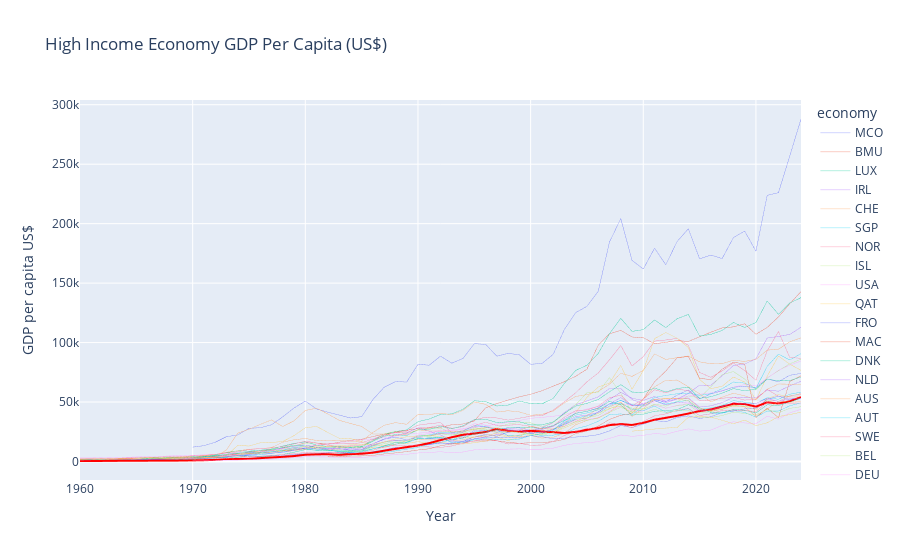

Notebook code cell kept with this figure:
### Code cell
fig = px.line(df_hic, x=df_hic.index, y=df_hic.columns, 
              title="High Income Economy GDP Per Capita (US$)"
            ).update_layout(xaxis_title="Year", 
                            yaxis_title="GDP per capita US$")
fig.update_traces(line={'width': 0.3})
fig['data'][list(df_hic.columns).index('HKG')]['line']['width'] = 2
fig['data'][list(df_hic.columns).index('HKG')]['line']['color'] = 'red'
fig.show()
